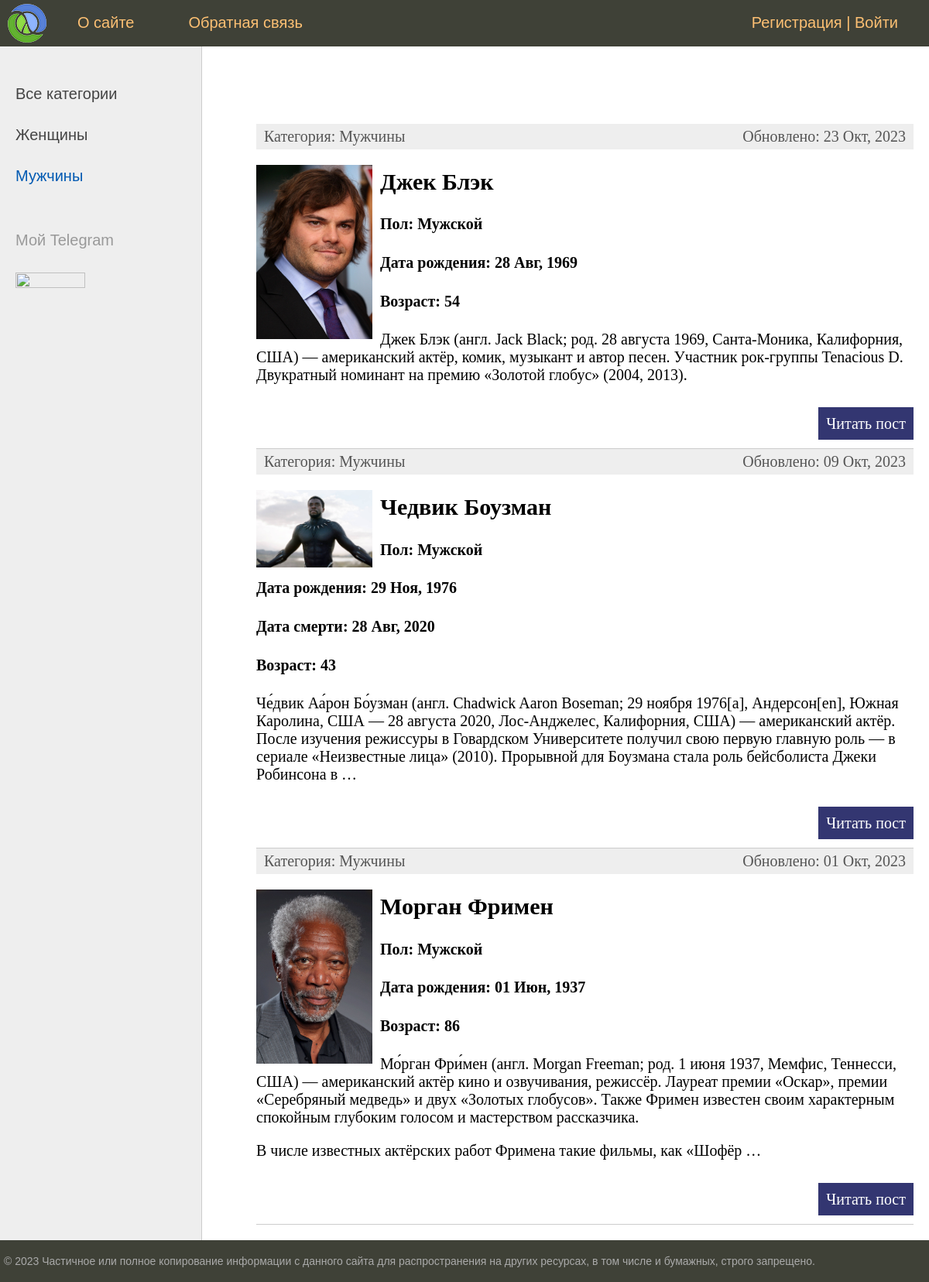
The app's page /category/2/ with its own data.
### actors/models.py (models this page shows, shortened)
class Category(models.Model):
    name = models.CharField(max_length=100, db_index=True, verbose_name="Категория")
    slug = models.SlugField(max_length=255, unique=True, db_index=True, verbose_name="URL")
    def __str__(self):
        return self.name
    def get_absolute_url(self):
        return reverse('category', kwargs={'cat_id': self.pk})
    class Meta:
        verbose_name = 'категорию'
        verbose_name_plural = 'Категории'
        ordering = ['id']

class Actors(models.Model):
    title = models.CharField(max_length=255, verbose_name='Заголовок')
    slug = models.SlugField(max_length=100, unique=True, db_index=True, verbose_name='URL')
    sex = models.CharField(max_length=100, verbose_name='Пол')
    birth = models.DateField(blank=True, verbose_name='Дата рождения')
    death = models.DateField(blank=True, null=True, verbose_name='Дата смерти')
    bio = models.TextField(blank=True, verbose_name='Биография')
    photo = models.ImageField(blank=True, null=True, upload_to='photos%Y/%m/%d/', verbose_name='Фото')
    crt_time = models.DateTimeField(auto_now_add=True, verbose_name='Время создания')
    upd_time = models.DateTimeField(auto_now=True, verbose_name='Время обновления')
    is_published = models.BooleanField(default=True, verbose_name='Публикация')
    cat = models.ForeignKey('Category', on_delete=models.PROTECT, verbose_name='Категория')
    def get_age(self):
        b_s = str(self.birth)
        date_format = '%Y-%m-%d'
        if self.death is None:
            temp = datetime.today() - datetime.strptime(b_s, date_format)
        else:
            d_s = str(self.death)
            temp = datetime.strptime(d_s, date_format) - datetime.strptime(b_s, date_format)
        return temp.days // 365
    def get_absolute_url(self):
        return reverse('post', kwargs={'post_slug': self.slug})
    class Meta:
        verbose_name = 'актёров'
        verbose_name_plural = 'Актёры'
        ordering = ['-crt_time', 'title']

### actors/views.py (the view)
# urls.py: path('category/<int:cat_id>/', ShowCategory.as_view(), name='category'),
class ShowCategory(DataMixin, ListView):
    model = Actors
    template_name = 'actors/startpage.html'
    context_object_name = 'posts'
    def get_queryset(self):
        return Actors.objects.filter(cat__id=self.kwargs['cat_id'], is_published=True)
    def get_context_data(self, *, object_list=None, **kwargs):
        context = super().get_context_data(**kwargs)
        c_def = self.get_user_context(title='Категория - ' + str(context['posts'][0].cat),
                                      cat_selected=context['posts'][0].cat_id)
        return dict(list(context.items()) + list(c_def.items()))

### actors/templatetags/actors_tags.py (called while the page is built)
@register.inclusion_tag('actors/list_categories.html')
def show_categories(sort=None, cat_selected=0):
    if not sort:
        cats = Category.objects.annotate(Count('actors'))
    else:
        cats = Category.objects.annotate(Count('actors')).order_by(sort)
    return {'cats': cats, 'cat_selected': cat_selected}

### actors/utils.py (called while the page is built)
    def get_user_context(self, **kwargs):
        context = kwargs
        cats = Category.objects.all()
        user_menu = menu.copy()
        if not self.request.user.is_authenticated:
            user_menu.pop(1)
        context['menu'] = user_menu
        context['cats'] = cats
        if 'cat_selected' not in context:
            context['cat_selected'] = 0
        return context

### actors/templates/actors/startpage.html (shortened to what this page needs)
{% extends 'actors/base.html' %}
{% block content %}
<ul class="list-articles">
	{% for p in posts %}
			<li><div class="article-panel">
				<p class="first">Категория: {{p.cat}}</p>
				<p class="last">Обновлено: {{p.upd_time|date:'d M, Y'}}</p>
			</div>
{% if p.photo %}
	<p><img class="img-article-left thumb" src="{{p.photo.url}}"></p>
{% endif %}
				<h2>{{p.title}}</h2>
				<h4>Пол: {{p.sex}}</h4>
				<h4>Дата рождения: {{p.birth|date:'d M, Y'}}</h4>
				{% if p.death %}
				<h4>Дата смерти: {{p.death|date:'d M, Y'}}</h4>
				{% endif %}
				<h4>Возраст: {{p.get_age}}</h4>
	{% autoescape on %}
	{{p.bio|linebreaks|truncatewords:50}}
	{% endautoescape %}
			<p class="link-read-post"><a href="{{p.get_absolute_url}}">Читать пост</a></p>
			</li>
	{% endfor %}
</ul>
{% endblock %}

### actors/templates/actors/list_categories.html
{% for c in cats %}
{% if c.actors__count > 0 %}
	{% if c.pk == cat_selected %}
		<li class="selected">{{c.name}}</li>
	{% else %}
		<li><a href="{{ c.get_absolute_url }}">{{c.name}}</a></li>
	{% endif %}
{% endif %}
{% endfor %}

### actors/static/actors/css/styles.css (style rules this page uses)
html, body { font-family: 'Arial'; margin: 0; padding: 0; height: 100%; width: 100%; color: #444; }
a { color: #0059b2; text-decoration: none; }
img { max-width: 600px; height: auto; }
img.img-article-left { max-width: 300px; height: auto; float: left; padding: 0 10px 10px 0; }
img.img-article-left.thumb { max-width: 150px; height: auto; }
p.link-read-post { text-align: right; }
p.link-read-post a { padding: 10px; min-width: 100px; background: #333671; color: #fff; text-decoration: none; }
div.article-panel { background: #eee; padding: 5px 10px 5px 10px; box-sizing border-box; overflow: hidden; color: #555; }
div.article-panel p.first { margin: 0; float: left; }
div.article-panel p.last { margin: 0; float: right; }
ul.list-articles { list-style: none; margin: 0; padding: 0; }
ul.list-articles li { border-bottom: 1px solid #ccc; }
.left-chapters ul li { margin: 30px 0 0 0; color: #999; }
.left-chapters ul li.selected { color: #0059b2; }
.left-chapters ul li a { color: #444; text-decoration: none; }

### records on screen
Category: name "Женщины"
Category: name "Мужчины"
Actors: cat "Мужчины", upd_time "23 Окт, 2023", photo (picture), title "Джек Блэк", sex "Мужской", birth "28 Авг, 1969", get_age "54", bio "Джек Блэк (англ. Jack Black; род. 28 августа 1969, Санта-Моника, Калифорния, США) — американский актёр, комик, музыкант и автор песен. Участник рок-группы Tenacious D. Двукратный номинант на премию «Золотой глобус» (2004, 2013)."
Actors: cat "Мужчины", upd_time "09 Окт, 2023", photo (picture), title "Чедвик Боузман", sex "Мужской", birth "29 Ноя, 1976", death "28 Авг, 2020", get_age "43", bio "Че́двик Аа́рон Бо́узман (англ. Chadwick Aaron Boseman; 29 ноября 1976[a], Андерсон[en], Южная Каролина, США — 28 августа 2020, Лос-Анджелес, Калифорния, США) — американский актёр. После изучения режиссуры в Говардском Университете получил свою первую главную роль — в сериале «Неизвестные лица» (2010). Прорывной для Боузмана стала роль бейсболиста Джеки Робинсона в …"
Actors: cat "Мужчины", upd_time "01 Окт, 2023", photo (picture), title "Морган Фримен", sex "Мужской", birth "01 Июн, 1937", get_age "86", bio "Мо́рган Фри́мен (англ. Morgan Freeman; род. 1 июня 1937, Мемфис, Теннесси, США) — американский актёр кино и озвучивания, режиссёр. Лауреат премии «Оскар», премии «Серебряный медведь» и двух «Золотых глобусов». Также Фримен известен своим характерным спокойным глубоким голосом и мастерством рассказчика. В числе известных актёрских работ Фримена такие фильмы, как «Шофёр …"

### other values on screen
{{ m.title }} "О сайте" "Обратная связь"
